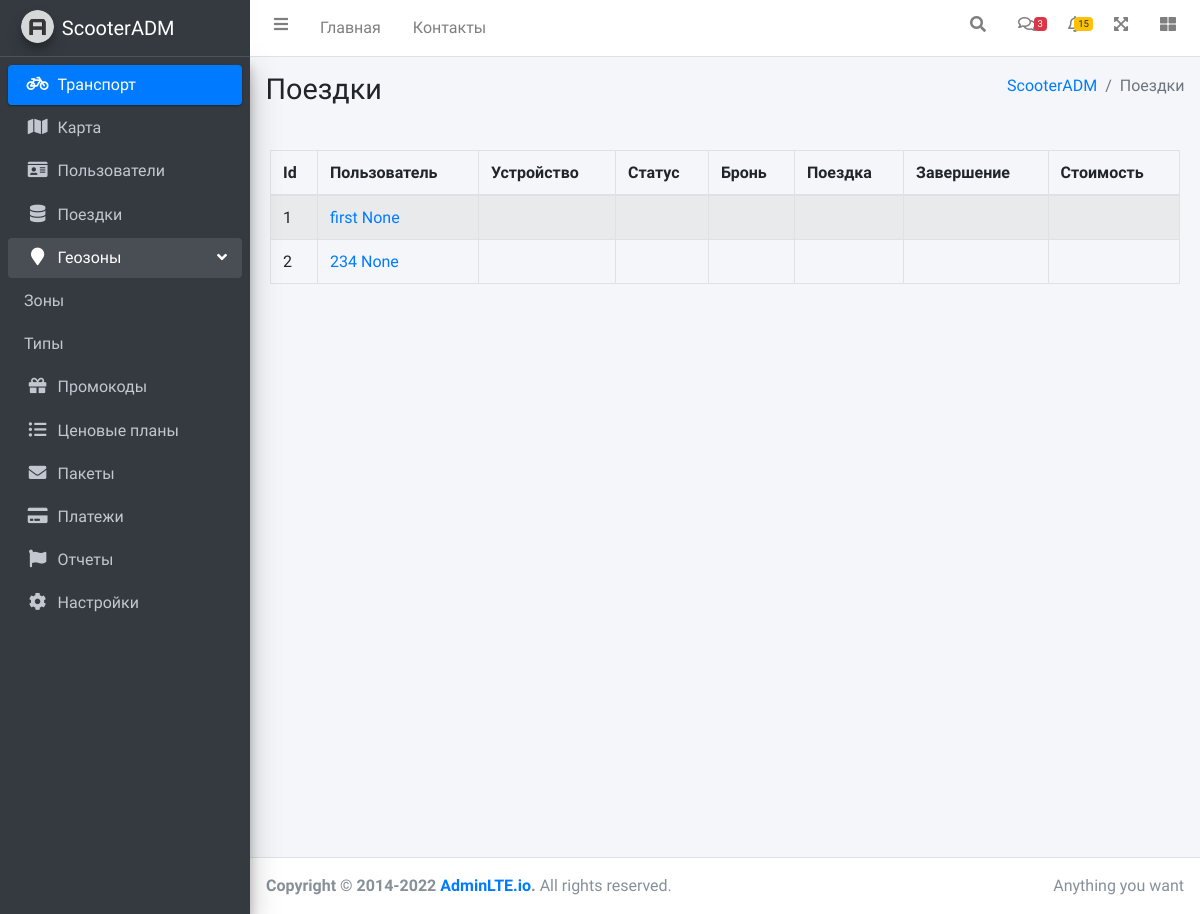
Page /trips.html on the committed database.
### adm/models.py (models this page shows, shortened)
class User(models.Model):
    id = models.IntegerField(primary_key=True)
    Ico = models.ImageField()
    Name = models.CharField(max_length=30, null=True)
    Soname = models.CharField(max_length=30, null=True)
    Phone = models.CharField(max_length=30, null=True)
    Email = models.EmailField(max_length=40, null=False)
    IsActive = models.BooleanField(null=True)
    LastActive = models.DateTimeField(auto_now=True)
    DateOfRegistration = models.DateTimeField(auto_now_add=True)
    PresentCode = models.CharField(max_length=30, null=True)
    UserBalance = models.ForeignKey('Balance', on_delete=models.DO_NOTHING, null=True)

### adm/views.py (the view)
# urls.py: path('trips.html', views.trips, name='trips'),
def trips(request):
    name = "Поездки"
    user = User.objects.all()
    return render(request, 'adm/trips.html', {'user': user, 'name': name})

### templates/adm/trips.html
{% extends 'adm/index.html' %}
{% load static %}
{% block content_header %}
<div class="content-header">
      <div class="container-fluid">
        <div class="row mb-2">
          <div class="col-sm-6">
            <h1 class="m-0">Поездки</h1>
          </div>
          <div class="col-sm-6">
            <ol class="breadcrumb float-sm-right">
              <li class="breadcrumb-item"><a href="#">{% block content_header_breadcrumb %}ScooterADM{% endblock %}</a></li>
              <li class="breadcrumb-item active">{{name}}</li>
            </ol>
          </div>
        </div>
      </div>
    </div>
{% endblock %}
{% block main_content.html %}
 {% include 'adm/content/trips-table.html' %}
{% endblock %}

### templates/adm/content/trips-table.html (shortened to what this page needs)
{% load static %}
<div class="card-body">
                <table id="example1" class="table table-bordered table-striped">
                  <thead>
                  <tr>
                    <th>Id</th>
                    <th>Пользователь</th>
                    <th>Устройство</th>
                    <th>Статус</th>
                    <th>Бронь</th>
                    <th>Поездка</th>
                    <th>Завершение</th>
                    <th>Стоимость</th>
                  </tr>
                  </thead>
                  <tbody>
                      {%for el in user%}
                      <tr>
                        <td>{{el.id}}</td>
                        <td><a href="{% url 'user' el.id %}">{{el.Name}} {{el.Soname}}</a></td>
                        <td>{{el.Battery}}</td>
                        <td>{{el.Price}}</td>
                        <td>{{el.Power}}</td>
                        <td>{{el.Trip}}</td>
                        <td>{{el.Status}}</td>
                        <td>{{el.Action}}</td>
                      </tr>
                      {% endfor%}
                </table>
              </div>

### rows in the picture
User: id "1", Name "first", Soname "None"
User: id "2", Name "234", Soname "None"

### other values in the picture
{{ name }} "Поездки"
